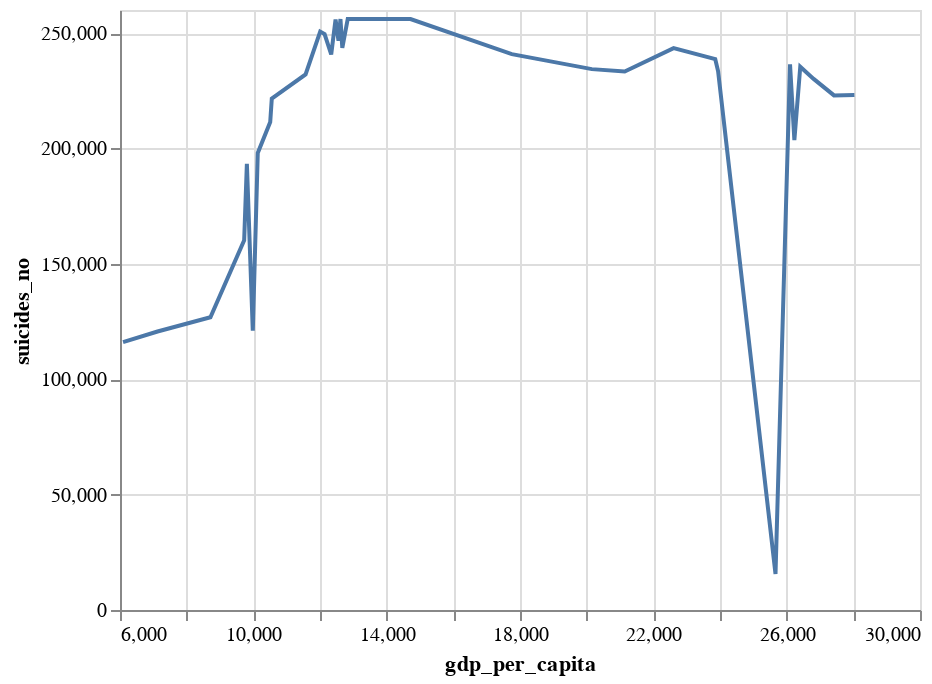

This figure's notebook cell:
### Code cell
alt.Chart(combined).mark_line().encode(y = 'suicides_no', x = 'gdp_per_capita')

### Figure 1 — Vega-Lite specification as saved in the notebook (floating-point values rounded to 4 significant figures)
{"config": {"view": {"continuousWidth": 400, "continuousHeight": 300}}, "data": {"name": "data-dfe6443d101f20c7d3e68ae6beea4aab"}, "mark": "line", "encoding": {"x": {"type": "quantitative", "field": "gdp_per_capita"}, "y": {"type": "quantitative", "field": "suicides_no"}}, "$schema": "https://vega.github.io/schema/vega-lite/v4.8.1.json", "datasets": {"data-dfe6443d101f20c7d3e68ae6beea4aab": [{"year": "1985-01-01T00:00:00", "suicides_no": 116063, "gdp_per_capita": 6091.0}, {"year": "1986-01-01T00:00:00", "suicides_no": 120670, "gdp_per_capita": 7126.0}, {"year": "1987-01-01T00:00:00", "suicides_no": 126842, "gdp_per_capita": 8713.0}, {"year": "1988-01-01T00:00:00", "suicides_no": 121026, "gdp_per_capita": 9984.0}, {"year": "1989-01-01T00:00:00", "suicides_no": 160244, "gdp_per_capita": 9725.0}, {"year": "1990-01-01T00:00:00", "suicides_no": 193361, "gdp_per_capita": 9806.0}, {"year": "1991-01-01T00:00:00", "suicides_no": 198020, "gdp_per_capita": 10130.0}, {"year": "1992-01-01T00:00:00", "suicides_no": 211473, "gdp_per_capita": 10510.0}, {"year": "1993-01-01T00:00:00", "suicides_no": 221565, "gdp_per_capita": 10550.0}, {"year": "1994-01-01T00:00:00", "suicides_no": 232063, "gdp_per_capita": 11570.0}, {"year": "1995-01-01T00:00:00", "suicides_no": 243544, "gdp_per_capita": 12670.0}, {"year": "1996-01-01T00:00:00", "suicides_no": 246725, "gdp_per_capita": 12550.0}, {"year": "1997-01-01T00:00:00", "suicides_no": 240745, "gdp_per_capita": 12340.0}, {"year": "1998-01-01T00:00:00", "suicides_no": 249591, "gdp_per_capita": 12140.0}, {"year": "1999-01-01T00:00:00", "suicides_no": 256119, "gdp_per_capita": 12830.0}, {"year": "2000-01-01T00:00:00", "suicides_no": 255832, "gdp_per_capita": 12470.0}, {"year": "2001-01-01T00:00:00", "suicides_no": 250652, "gdp_per_capita": 12010.0}, {"year": "2002-01-01T00:00:00", "suicides_no": 256095, "gdp_per_capita": 12610.0}, {"year": "2003-01-01T00:00:00", "suicides_no": 256079, "gdp_per_capita": 14720.0}, {"year": "2004-01-01T00:00:00", "suicides_no": 240861, "gdp_per_capita": 17750.0}, {"year": "2005-01-01T00:00:00", "suicides_no": 234375, "gdp_per_capita": 20160.0}, {"year": "2006-01-01T00:00:00", "suicides_no": 233361, "gdp_per_capita": 21140.0}, {"year": "2007-01-01T00:00:00", "suicides_no": 233408, "gdp_per_capita": 23940.0}, {"year": "2008-01-01T00:00:00", "suicides_no": 235447, "gdp_per_capita": 26410.0}, {"year": "2009-01-01T00:00:00", "suicides_no": 243487, "gdp_per_capita": 22610.0}, {"year": "2010-01-01T00:00:00", "suicides_no": 238702, "gdp_per_capita": 23860.0}, {"year": "2011-01-01T00:00:00", "suicides_no": 236484, "gdp_per_capita": 26100.0}, {"year": "2012-01-01T00:00:00", "suicides_no": 230160, "gdp_per_capita": 26810.0}, {"year": "2013-01-01T00:00:00", "suicides_no": 223199, "gdp_per_capita": 28030.0}, {"year": "2014-01-01T00:00:00", "suicides_no": 222984, "gdp_per_capita": 27420.0}, {"year": "2015-01-01T00:00:00", "suicides_no": 203640, "gdp_per_capita": 26230.0}, {"year": "2016-01-01T00:00:00", "suicides_no": 15603, "gdp_per_capita": 25670.0}]}}
